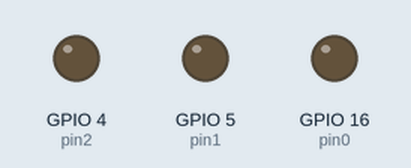
Bench run of a program on a simulated ESP8266 (Wemos D1 mini). Parts: output pins drawn as LEDs (lit = HIGH).

Above: at 0.16 s.
At 1.13 s:
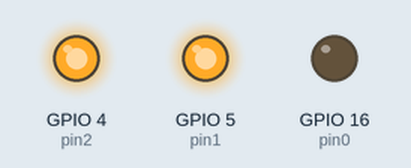
At 1.78 s:
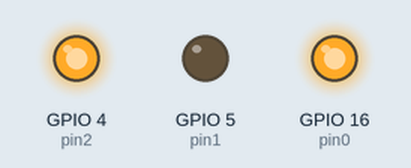
At 2.76 s:
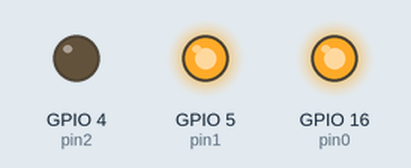
At 4.71 s:
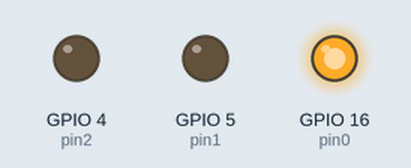
At 6.33 s:
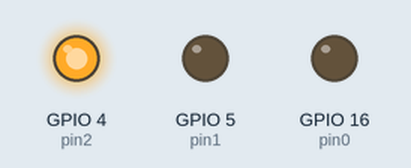
Timing chart, 0 to 6.9 s (numbered marks = the images above):
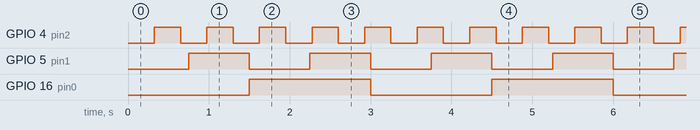

Measured:
- by itself, GPIO 4 (pin2): alternates HIGH for 0.33 s and LOW for 0.33 s
- by itself, GPIO 5 (pin1): alternates HIGH for 0.75 s and LOW for 0.75 s
- by itself, GPIO 16 (pin0): alternates HIGH for 1.5 s and LOW for 1.5 s

The program:

main.cpp
```cpp
#include <Arduino.h>

#define pin0 16
#define pin1 5
#define pin2 4

//"delays" value
uint32_t Time1 = 1500;
uint32_t Time2 = 750;
uint32_t Time3 = 325;

uint32_t previous_millis1;
uint32_t previous_millis2;
uint32_t previous_millis3;

int presentTime; // the time returned by millis()

//function to change led state
void digitalToggle(uint8_t pin);

void setup()
{
  pinMode(16, OUTPUT);
  pinMode(5, OUTPUT);
  pinMode(4, OUTPUT);
}

// the loop function runs over and over again forever
void loop()
{
  presentTime = millis();

  if ((presentTime - previous_millis1) >= Time1)
  {
    previous_millis1 = millis();
    digitalToggle(16);
  }
  if ((presentTime - previous_millis2) >= Time2)
  {
    previous_millis2 = millis();
    digitalToggle(5);
  }
  if ((presentTime - previous_millis3) >= Time3)
  {
    previous_millis3 = millis();
    digitalToggle(4);
  }
}
void digitalToggle(uint8_t pin)
{
  digitalWrite(pin, !digitalRead(pin));
}
```
